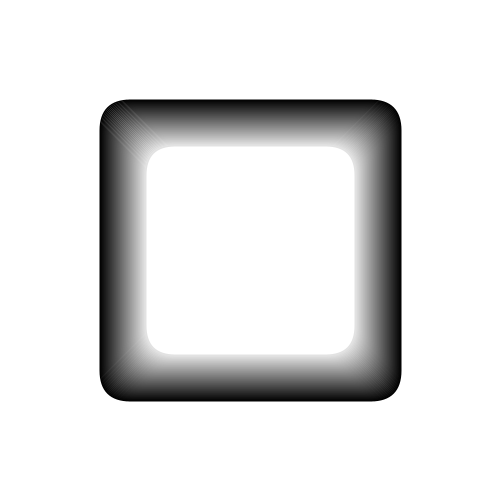
Frame 1 (no input)
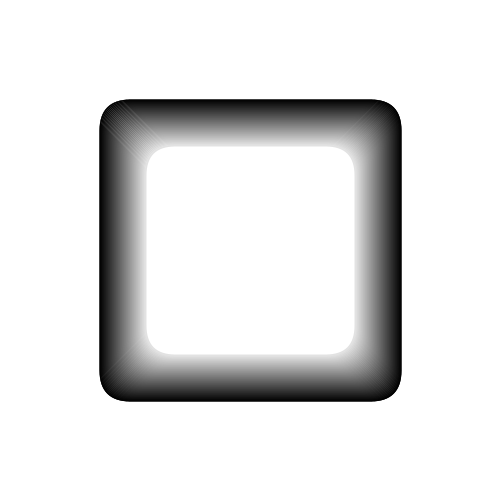
Frame 2 (the mouse pressed at the canvas centre, redrawn once)

The Processing sketch that drew these frames (run headless with seeded random() and noise(); the mouse was pressed at the canvas centre and the sketch redrawn once):

// Processing sketch: assignment_3_patterns
// ── assignment_3_patterns.pde



void setup() {
  size(500, 500);
  background(255);
  noLoop();
}

void draw () {

  drawShape();
 
}

// ── drawShape.pde
void drawShape() {
  for (float x = 100, a = 300, c = 0, m = 1; c<225; x++, a-=2, m+=5) {
    c=abs(m);
    stroke(abs(c));
    strokeWeight(2);
    rect(x, x, a, a, 30);
    //c=(c-m); 
    println("color: "+c);
    println("a = "+a);
  }
  //for (int x = 125, a = 252, c = 255, m = 0; c>0; x++, a-=2, m-=1){
  //  stroke(c);
  //  strokeWeight(2);
  //  rect(x, x, a, a, 30);
  //  c=(c+m);
  //  println("color: "+c);
  //  println("a = "+a);
  //}
}
